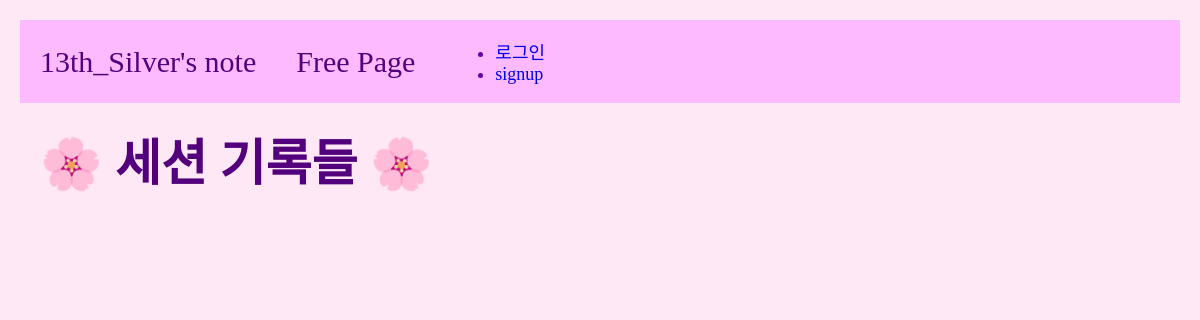
/free/, run on an earlier commit of the app's database.
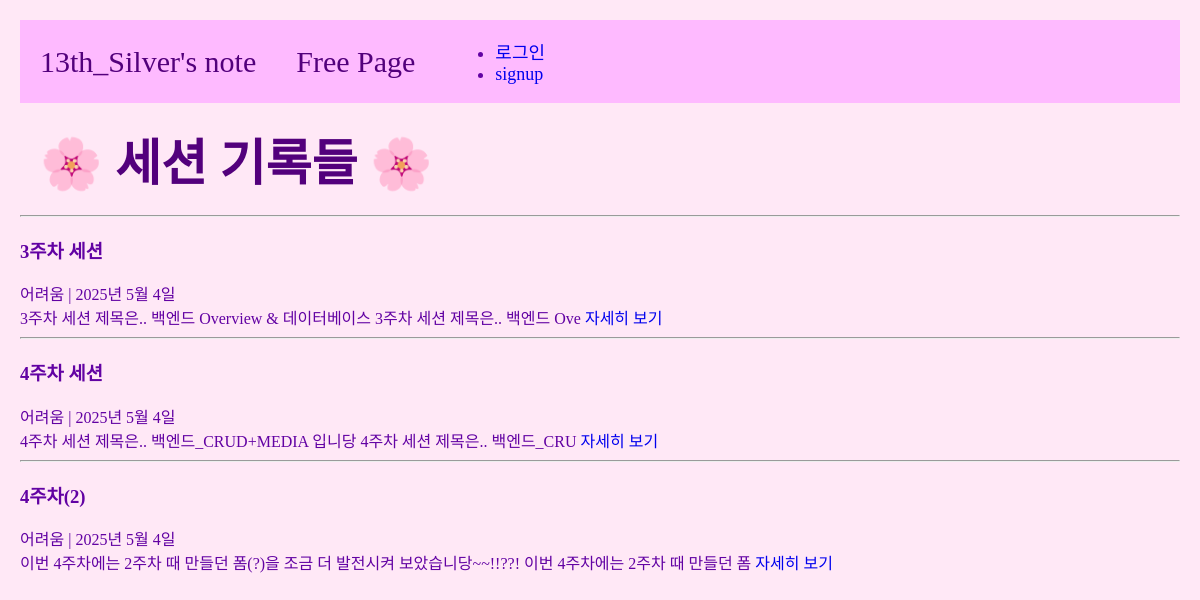
And on a later commit of the database.
### main/models.py (models this page shows, shortened)
class Post(models.Model):
    title = models.CharField(max_length=50)
    difficulty = models.CharField(max_length=30)
    content = models.TextField()
    pub_date = models.DateField()
    image = models.ImageField(upload_to="post/", blank=True, null=True)
    def summary(self):
        return self.content[:20]

### main/views.py (the view)
# urls.py: path('free/', freepage, name="freepage"),
def freepage(request):
    posts = Post.objects.all()
    return render(request, 'main/freepage.html',{'posts': posts})

### main/templates/main/freepage.html (shortened to what this page needs)
{% extends 'base.html' %}
{% block content %}
<h2 class="contents">🌸 세션 기록들 🌸</h2>
    {% for post in posts %}
        <hr/>
        <h3>{{post.title}}</h3>
        {{post.difficulty}} | {{post.pub_date}}<br>
        {{post.content}}
        {{post.summary}}
        <a href="{% url 'main:detail' post.id %}">자세히 보기</a>
        <br>
    {% endfor %}
{% endblock %}

### project/templates/base.html (shortened to what this page needs)
<!DOCTYPE html>
{% load static %}
<html lang="ko">
    <head>
        <link rel="stylesheet"type="text/css" href="{% static 'css/project.css' %}">
    </head>
    <body class="body-container">
    {% include 'shared/_navbar.html' %}
    {% block content %}
    {% endblock %}
    </body>
</html>

### project/templates/shared/_navbar.html
<nav class="navbar-container">
    <a class="navbar-link" href="{% url 'main:mainpage' %}">13th_Silver's note</a>
    <a class="navbar-link" href="{% url 'main:freepage' %}">Free Page</a>
    <div class="nav-right">
        {% if user.is_authenticated %}
        <ul class="nav-link-account">
            <li class="nav-link-user">{{user.username}}</li>
            <li><a href="{% url 'accounts:logout' %}">로그아웃</a></li>
            <li><a href="{% url 'users:mypage' %}">mypage</a></li>
        </ul>
        {% else %}
        <ul class="nav=link-account">
            <li><a href="{% url 'accounts:login' %}">로그인</a></li>
            <li><a href="{% url 'accounts:signup' %}">signup</a></li>
        </ul>
        {% endif %}
    </div>
</nav>

### project/static/css/project.css (style rules this page uses)
h2 { color: #53007C; }

### project/templates/base.html (style rules this page uses)
a { text-decoration: none; }
.body-container { background-color: #FFE8F6; color: #6202a3; margin: 20px; }
.navbar-container { display: flex; align-items: center; padding-left: 20px; gap: 40px; background-color: #febaff; font-size: 18px; }
.navbar-link { color: #53007C; font-size: 30px; }
.contents { font-size: 50px; margin: 20px; }

What changed in the data, as far as the page shows it:
added Post: title "3주차 세션", difficulty "어려움", pub_date "2025년 5월 4일", content "3주차 세션 제목은.. 백엔드 Overview & 데이터베이스", summary "3주차 세션 제목은.. 백엔드 Ove"
added Post: title "4주차 세션", difficulty "어려움", pub_date "2025년 5월 4일", content "4주차 세션 제목은.. 백엔드_CRUD+MEDIA 입니당", summary "4주차 세션 제목은.. 백엔드_CRU"
added Post: title "4주차(2)", difficulty "어려움", pub_date "2025년 5월 4일", content "이번 4주차에는 2주차 때 만들던 폼(?)을 조금 더 발전시켜 보았습니당~~!!??!", summary "이번 4주차에는 2주차 때 만들던 폼"
